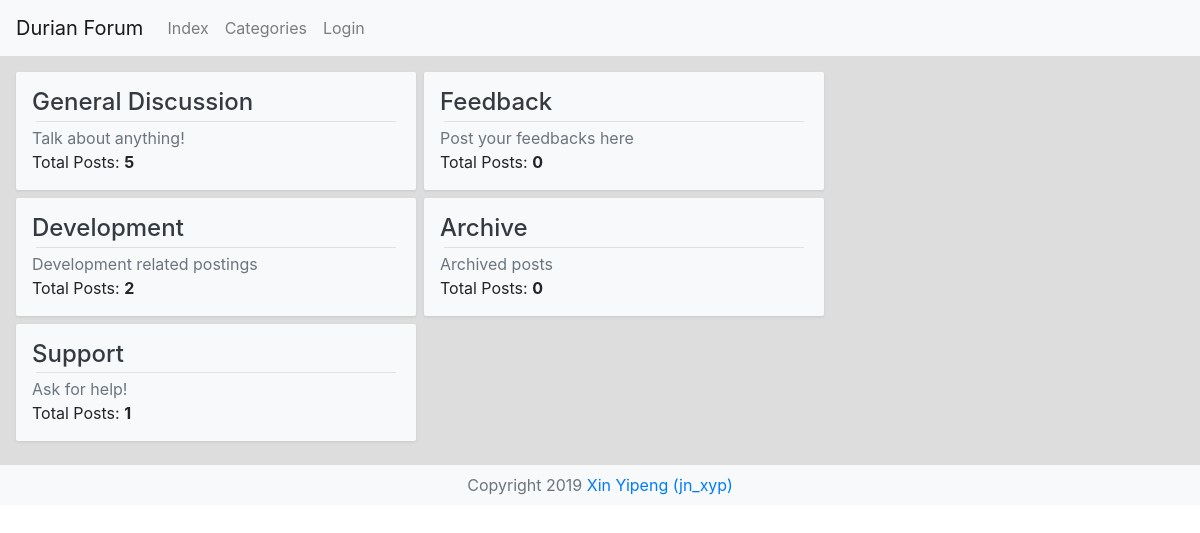
/e/xiny13/forum/category/, run on the app's committed database.
### forum/models.py (models this page shows, shortened)
class Category(models.Model):
    name = models.CharField('Tag Name', max_length=100)
    description = models.TextField('Tag Description', blank=True)

class Thread(models.Model):
    author = models.ForeignKey(to=ForumUser, on_delete=models.CASCADE, related_name='threads',
                               related_query_name='thread', null=True)
    title = models.CharField('Thread Title', max_length=100)
    pub_date = models.DateTimeField('Date Published')
    category = models.ForeignKey(to=Category, on_delete=models.CASCADE, related_name='threads',
                                 related_query_name='thread', null=True)

### forum/views.py (the view)
# urls.py: path('category/', views.CategoryList.as_view(), name='category_list'),
class CategoryList(ListView):
    template_name = 'forum/category_listing.html'
    extra_context = {'auth_config': ForumConfig.__dict__,
                     'title': 'Categories - %s' % ForumConfig.verbose_name}
    model = Category
    paginate_by = 100

### forum/templates/forum/category_listing.html
{% extends "forum/header_and_footer.html" %}
{% block content %}
    <div class="forum-bg" style="display: flex; flex-direction: row">
        <div class="p-3"
             style="display: flex; flex-direction: row; flex-basis: 100%; flex-wrap: wrap">
            {% for category in object_list %}
                <div class="forum-card p-3 mb-2 mr-2 bg-light"
                     style="flex-basis: 400px; display: flex; flex-direction: column; justify-content:space-between ">
                    <div style="">
                        <a href="{% url 'forum:category_detail' category.id %}"
                           class="h4 text-dark">{{ category.name }}</a>
                    </div>
                    <hr class="m-1">
                    <div class="text-secondary">{{ category.description }}</div>
                    <div>Total Posts: <b>{{ category.threads.all|length }}</b></div>
                </div>
            {% empty %}
                <li>No tags yet.</li>
            {% endfor %}
        </div>
    </div>
{% endblock %}

### forum/static/forum/common.css (style rules this page uses)
.forum-card { box-shadow: 0 1px 3px rgba(26,26,26,.1); overflow: hidden; border-radius: 2px; }
.forum-bg { background: #dddddd; }

### data on the page
Category: name "General Discussion", description "Talk about anything!", threads.all|length "5"
Category: name "Feedback", description "Post your feedbacks here", threads.all|length "0"
Category: name "Development", description "Development related postings", threads.all|length "2"
Category: name "Archive", description "Archived posts", threads.all|length "0"
Category: name "Support", description "Ask for help!", threads.all|length "1"

### other printed values
{{ auth_config.verbose_name }} "Durian Forum"
{{ auth_config.copyright|safe }} "Copyright 2019 Xin Yipeng (jn_xyp)"
